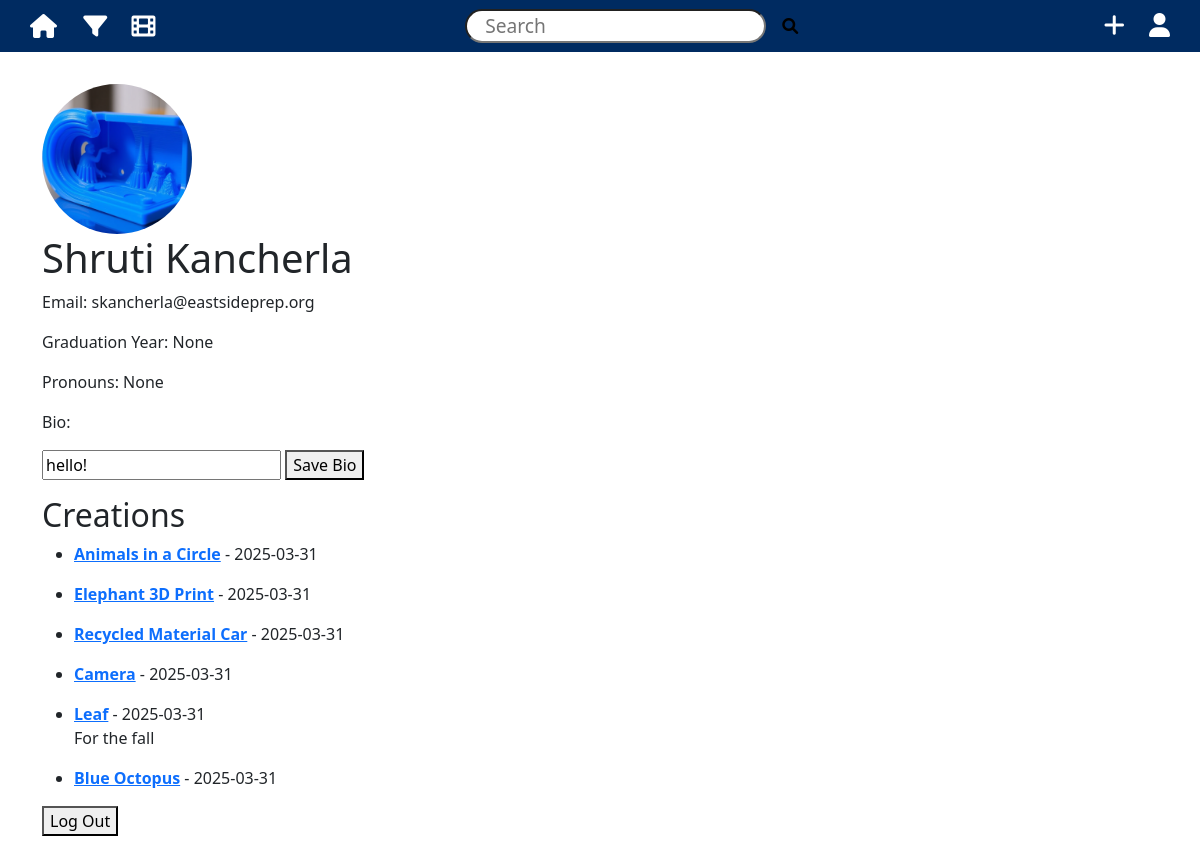
Screenshot of /user/5 (signed in) with the database file from the repository.
### models.py (models this page shows, shortened)
class User(db.Model, UserMixin):
    __tablename__ = 'users'  # Explicitly specify table name
    id = db.Column(db.Integer, primary_key=True)  # Primary key
    first_name = db.Column(db.String(150), nullable=False)  # User's first name
    last_name = db.Column(db.String(150), nullable=False)  # User's last name
    email = db.Column(db.String(150), unique=True, nullable=False)  # User's email address
    gradyear = db.Column(db.Integer)  # Graduation year
    bio = db.Column(db.Text, default='')
    settings_id = db.Column(db.Integer, db.ForeignKey('settings.id'))  # Foreign key to settings table
    pfp_path = db.Column(db.String(200))  # Path to profile picture file
    pronouns = db.Column(db.String(50))  # User's preferred pronouns
    is_admin = db.Column(db.Boolean, default=False)  # Admin status flag
    settings = db.relationship('Settings', back_populates='user', uselist=False)
    creations = db.relationship('Creation', back_populates='user')

class Creation(db.Model):
    __tablename__ = 'creation'  # Explicitly specify table name
    id = db.Column(db.Integer, primary_key=True)  # Primary key
    name = db.Column(db.String(200), nullable=False)  # Name/title of the creation
    student_id = db.Column(db.Integer, db.ForeignKey('users.id'))  # Foreign key to users table
    creation_date = db.Column(db.DateTime, default=datetime.utcnow)  # Timestamp of creation
    photo_path = db.Column(db.String(200))  # Path to photo file of the creation
    video_path = db.Column(db.String(200))  # Path to video file of the creation
    caption = db.Column(db.Text)  # Description or caption of the creation
    user = db.relationship('User', back_populates='creations')
    tools = db.relationship('Tool', secondary=creations_tools, back_populates='creations')

### app.py (the view)
@app.route('/user/<int:user_id>', methods=['GET', 'POST'])
@login_required
def user_profile(user_id):
    user = User.query.get_or_404(user_id)
    if request.method == 'POST':
        new_bio = request.form.get('bio', '')
        user.bio = new_bio
        db.session.commit()
        flash("Bio updated!", "success")
        return redirect(url_for('user_profile', user_id=user.id))
    return render_template('user_profile.html', user=user)

### app.py (called while the page is built)
@login_manager.user_loader
def load_user(user_id):
    return User.query.get(int(user_id))

@app.context_processor
def inject_tools():
    tools = Tool.query.all()
    return dict(tools=tools)

### templates/user_profile.html (shortened to what this page needs)
{% extends "base.html" %}
{% block content %}
<div style="width: 150px; height: 150px; border-radius: 50%; overflow: hidden;">
    <img src="{{ user.pfp_path or '/static/example.png' }}"  style="width: 100%; height: 100%; object-fit: cover;">
</div>
<h1>{{ user.first_name }} {{ user.last_name }}</h1>
<p>Email: {{ user.email }}</p>
<p>Graduation Year: {{ user.gradyear }}</p>
<p>Pronouns: {{ user.pronouns }}</p>
<p>Bio:</p>
{% if current_user.id == user.id %}
<form method="POST">
    <input type="text" name="bio" value="{{ user.bio or '' }}">
    <button type="submit">Save Bio</button>
</form>
{% else %}
<p>{{ user.bio or "No bio yet." }}</p>
{% endif %}
<h2>Creations</h2>
{% if user.creations %}
<ul>
    {% for creation in user.creations %}
    <li>
        <a href="{{ url_for('show_creation', creation_id=creation.id) }}"><strong>{{ creation.name }}</strong></a> - {{ creation.creation_date.strftime('%Y-%m-%d') }}
        <p>{{ creation.caption }}</p>
    </li>
    {% endfor %}
</ul>
{% else %}
<p>No creations yet.</p>
{% endif %}
{% if current_user.id == user.id %}
<form action="{{ url_for('logout') }}" method="post">
    <button type="submit">Log Out</button>
</form>
{% endif %}
{% endblock %}

### static/style.css (style rules this page uses)
body { font-family: Arial, sans-serif; margin: 0; padding: 0; }
h1, h2 { color: #2c3e50; }

### rows the page displays
User: first_name "Shruti", last_name "Kancherla", email "skancherla@eastsideprep.org", gradyear "None", pronouns "None", bio "hello!"
Creation: name "Animals in a Circle", creation_date "2025-03-31"
Creation: name "Elephant 3D Print", creation_date "2025-03-31"
Creation: name "Recycled Material Car", creation_date "2025-03-31"
Creation: name "Camera", creation_date "2025-03-31"
Creation: name "Leaf", creation_date "2025-03-31", caption "For the fall"
Creation: name "Blue Octopus", creation_date "2025-03-31"
